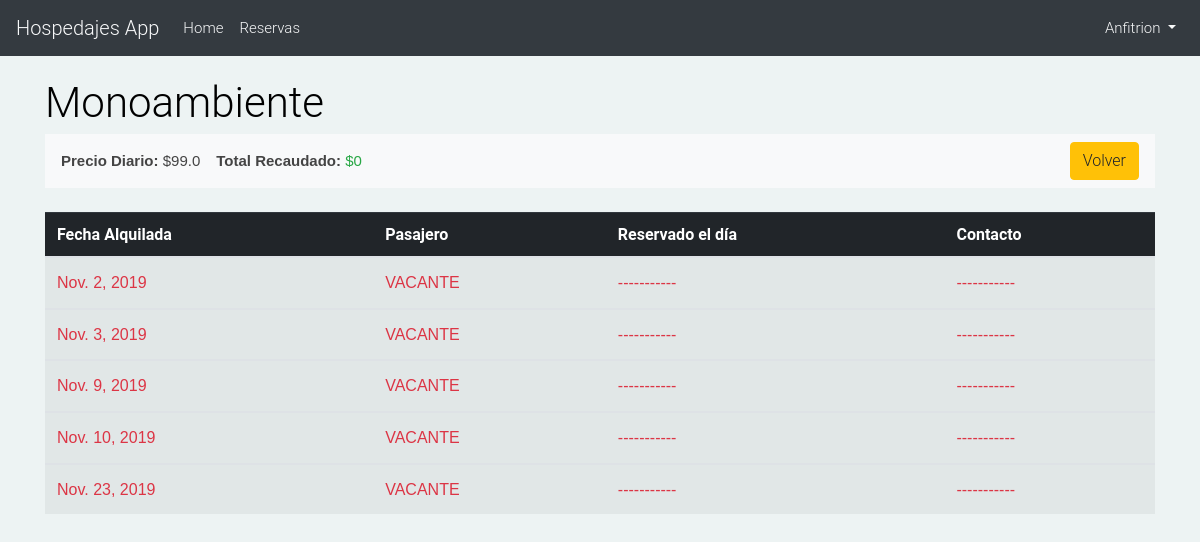
Before: /hospedajes/my_bookings/9/ (signed in) with the older database file.
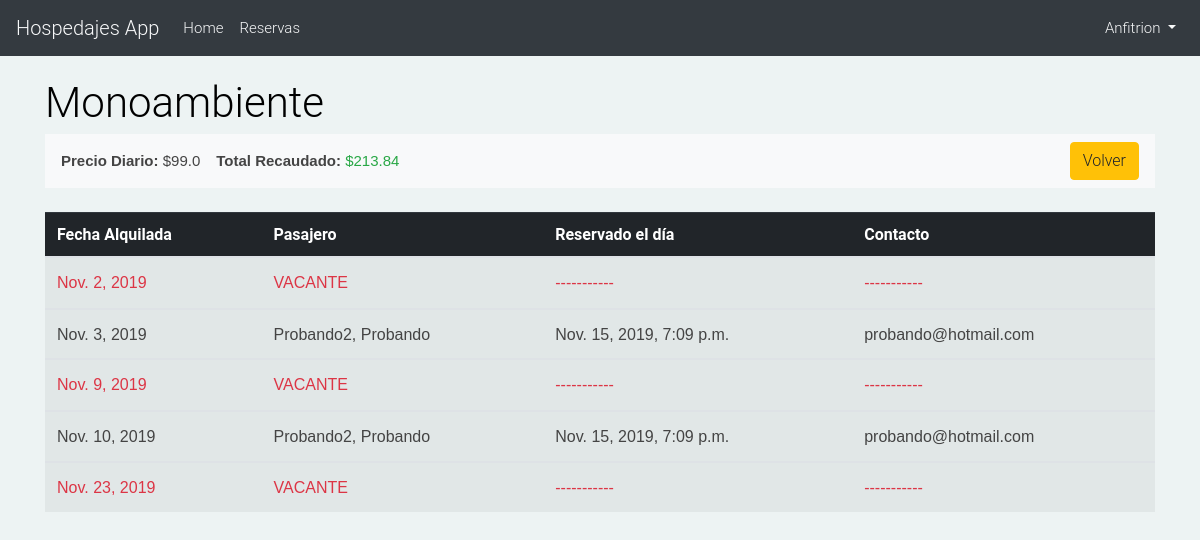
After: the same page with the newer database file.
### hospedajes_app/models.py (models this page shows, shortened)
class RentalDate(models.Model):
    property = models.ForeignKey(Property, on_delete=models.DO_NOTHING)
    booking = models.ForeignKey(Booking, null=True, blank=True, on_delete=models.DO_NOTHING)
    date = models.DateField()
    class Meta:
        verbose_name_plural = 'RentalDates'

class Booking(models.Model):  # Reserva
    profile = models.ForeignKey(Profile, on_delete=models.DO_NOTHING)
    total = models.FloatField(default=0)
    date = models.DateTimeField(null=True)
    property = models.ForeignKey(Property, null=True, on_delete=models.SET_NULL)
    class Meta:
        verbose_name_plural = 'Bookings'

class Profile(models.Model):
    name = models.CharField(max_length=25)
    surname = models.CharField(max_length=25)
    email = models.EmailField(unique=True)
    class Meta:
        verbose_name_plural = "Profiles"

### hospedajes_app/views.py (the view)
# urls.py: path('my_bookings/<int:property_id>/', views.bookingByProperty, name='bookingByProperty'),
@login_required
@staff_member_required
def bookingByProperty(request, property_id):
    property = Property.objects.get(id=property_id)
    rentalDates = RentalDate.objects.filter(property=property)
    bookings = Booking.objects.filter(property=property)
    totalAmount = 0
    for b in bookings:
        totalAmount += b.total
    return render(request, 'hospedajes_app/bookingByProperty.html', {'property': property, 'rentalDates': rentalDates, 'totalAmount': totalAmount})

### templates/hospedajes_app/bookingByProperty.html (shortened to what this page needs)
{% extends 'hospedajes_app/base.html' %}
{% block content %}
<h2>{{ property.title }}</h2>
<nav class="navbar navbar-expand-lg text-dark bg-light mb-4 mt-2">
    <p class="d-inline mr-2"><b>Precio Diario:</b> ${{property.daily_import}}</p>
    <p class="d-inline ml-2"><b>Total Recaudado:</b> <span class="text-success">${{totalAmount}}</span></p>
    <button type="button" class="btn btn-warning d-inline ml-auto" >
        <a href="{% url 'hospedajes_app:myBookings' %}">Volver</a>
    </button>
</nav>
<table class="table table-striped table-hover table table-responsive-sm">
    <thead class="thead-dark">
        <tr>
            <th scope="col">Fecha Alquilada</th>
            <th scope="col">Pasajero</th>
            <th scope="col">Reservado el día</th>
            <th scope="col">Contacto</th>
        </tr>
    </thead>
    {% for rd in rentalDates %}
    <tr>
        <tbody>
        {% if rd.booking %}
            <td><p>{{ rd.date }}</p></td>
            <td><p>{{ rd.booking.profile.surname }}, {{ rd.booking.profile.name }}</p></td>
            <td><p>{{ rd.booking.date }}</p></td>
            <td><p>{{ rd.booking.profile.email }}</p></td>
        {% else %}
            <td><p class="text-danger">{{ rd.date }}</p></td>
            <td><p class="text-danger">VACANTE</p></td>
            <td><p class="text-danger">-----------</p></td>
            <td><p class="text-danger">-----------</p></td>
        </tbody>
    {% endif %}
    </tr>
    {% endfor %}
</table>
{% endblock %}

Changed rows visible on the page:
changed RentalDate "Nov. 3, 2019": booking.profile.surname (not shown) → "Probando2"; booking.profile.name (not shown) → "Probando"; booking (not shown) → "Nov. 15, 2019, 7:09 p.m."; booking.profile.email (not shown) → "probando@hotmail.com"; booking_id "VACANTE ----------- -----------" → ","
changed RentalDate "Nov. 10, 2019": booking.profile.surname (not shown) → "Probando2"; booking.profile.name (not shown) → "Probando"; booking (not shown) → "Nov. 15, 2019, 7:09 p.m."; booking.profile.email (not shown) → "probando@hotmail.com"; booking_id "VACANTE ----------- -----------" → ","
Other visible differences:
{{ totalAmount }}: "0" → "213.84"
